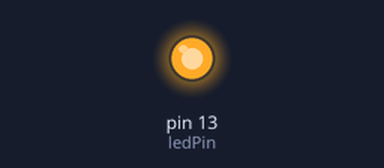
Bench run of a sketch on a simulated Arduino Uno, built with avr-gcc and run on an emulated ATmega328P. Parts: output pins drawn as LEDs (lit = HIGH).

Above: at 0.6 s.
At 2.4 s:
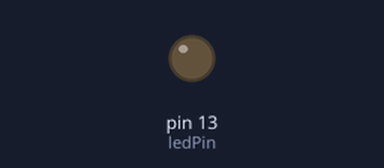
Timing chart, 0 to 3.2 s (numbered marks = the images above):
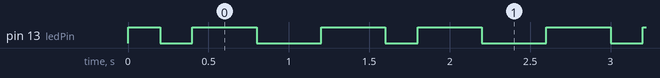

Measured:
- by itself, pin 13 (ledPin): repeats every 1.4 s: LOW 0.20 s, HIGH 0.40 s, LOW 0.40 s, HIGH 0.40 s
- by itself, everything shown: repeats every 1.4 s, in 4 steps

The sketch:

sketch_jan05a.ino
```cpp
int ledPin = 13;
byte flicker[] = {180,30,255,200,10,90,150,60};
void setup() {
  pinMode(ledPin, OUTPUT);

}

void loop() {
  for(int i=0; i<7; i++){
    analogWrite(ledPin,flicker[i]);
    delay(200);
  }

}
```
